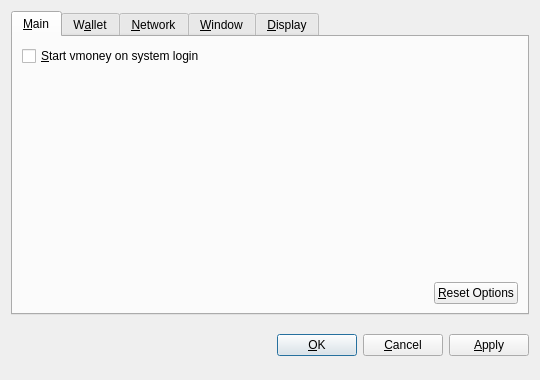
<?xml version="1.0" encoding="UTF-8"?>
<ui version="4.0">
 <class>OptionsDialog</class>
 <widget class="QDialog" name="OptionsDialog">
  <property name="geometry">
   <rect>
    <x>0</x>
    <y>0</y>
    <width>540</width>
    <height>380</height>
   </rect>
  </property>
  <property name="windowTitle">
   <string>Options</string>
  </property>
  <property name="modal">
   <bool>true</bool>
  </property>
  <layout class="QVBoxLayout" name="verticalLayout">
   <item>
    <widget class="QTabWidget" name="tabWidget">
     <property name="tabPosition">
      <enum>QTabWidget::North</enum>
     </property>
     <property name="currentIndex">
      <number>0</number>
     </property>
     <widget class="QWidget" name="tabMain">
      <attribute name="title">
       <string>&amp;Main</string>
      </attribute>
      <layout class="QVBoxLayout" name="verticalLayout_Main">
       <item>
        <widget class="QCheckBox" name="bitcoinAtStartup">
         <property name="toolTip">
          <string>Automatically start vmoney after logging in to the system.</string>
         </property>
         <property name="text">
          <string>&amp;Start vmoney on system login</string>
         </property>
        </widget>
       </item>
       <item>
        <spacer name="verticalSpacer_Main">
         <property name="orientation">
          <enum>Qt::Vertical</enum>
         </property>
         <property name="sizeHint" stdset="0">
          <size>
           <width>20</width>
           <height>40</height>
          </size>
         </property>
        </spacer>
       </item>
       <item>
        <layout class="QHBoxLayout" name="horizontalLayout_2_Main">
         <item>
          <spacer name="horizontalSpacer_2_Main">
           <property name="orientation">
            <enum>Qt::Horizontal</enum>
           </property>
           <property name="sizeHint" stdset="0">
            <size>
             <width>40</width>
             <height>20</height>
            </size>
           </property>
          </spacer>
         </item>
         <item>
          <widget class="QPushButton" name="resetButton">
           <property name="toolTip">
            <string>Reset all client options to default.</string>
           </property>
           <property name="text">
            <string>&amp;Reset Options</string>
           </property>
           <property name="autoDefault">
            <bool>false</bool>
           </property>
          </widget>
         </item>
        </layout>
       </item>
      </layout>
     </widget>
     <widget class="QWidget" name="tabWallet">
      <attribute name="title">
       <string>W&amp;allet</string>
      </attribute>
      <layout class="QVBoxLayout" name="verticalLayout_Network">
       <item>
        <widget class="QLabel" name="transactionFeeInfoLabel">
         <property name="text">
          <string>Optional transaction fee per kB that helps make sure your transactions are processed quickly. Most transactions are 1 kB.</string>
         </property>
         <property name="textFormat">
          <enum>Qt::PlainText</enum>
         </property>
         <property name="wordWrap">
          <bool>true</bool>
         </property>
        </widget>
       </item>
       <item>
        <layout class="QHBoxLayout" name="horizontalLayout_1_Main">
         <item>
          <widget class="QLabel" name="transactionFeeLabel">
           <property name="text">
            <string>Pay transaction &amp;fee</string>
           </property>
           <property name="textFormat">
            <enum>Qt::PlainText</enum>
           </property>
           <property name="buddy">
            <cstring>transactionFee</cstring>
           </property>
          </widget>
         </item>
         <item>
          <widget class="BitcoinAmountField" name="transactionFee"/>
         </item>
         <item>
          <spacer name="horizontalSpacer_1_Main">
           <property name="orientation">
            <enum>Qt::Horizontal</enum>
           </property>
           <property name="sizeHint" stdset="0">
            <size>
             <width>40</width>
             <height>20</height>
            </size>
           </property>
          </spacer>
         </item>
        </layout>
       </item>
       <item>
        <widget class="QLabel" name="label">
         <property name="text">
          <string>If you disable the spending of unconfirmed change, the change from a transaction cannot be used until that transaction has at least one confirmation. This also affects how your balance is computed.</string>
         </property>
         <property name="wordWrap">
          <bool>true</bool>
         </property>
        </widget>
       </item>
       <item>
        <widget class="QCheckBox" name="spendZeroConfChange">
         <property name="text">
          <string>Spend unconfirmed change  (experts only)</string>
         </property>
        </widget>
       </item>
       <item>
        <spacer name="verticalSpacer">
         <property name="orientation">
          <enum>Qt::Vertical</enum>
         </property>
         <property name="sizeHint" stdset="0">
          <size>
           <width>20</width>
           <height>40</height>
          </size>
         </property>
        </spacer>
       </item>
      </layout>
     </widget>
     <widget class="QWidget" name="tabNetwork">
      <attribute name="title">
       <string>&amp;Network</string>
      </attribute>
      <layout class="QVBoxLayout" name="verticalLayout_Network">
       <item>
        <widget class="QCheckBox" name="mapPortUpnp">
         <property name="toolTip">
          <string>Automatically open the vmoney client port on the router. This only works when your router supports UPnP and it is enabled.</string>
         </property>
         <property name="text">
          <string>Map port using &amp;UPnP</string>
         </property>
        </widget>
       </item>
       <item>
        <widget class="QCheckBox" name="connectSocks">
         <property name="toolTip">
          <string>Connect to the vmoney network through a SOCKS proxy (e.g. when connecting through Tor).</string>
         </property>
         <property name="text">
          <string>&amp;Connect through SOCKS proxy:</string>
         </property>
        </widget>
       </item>
       <item>
        <layout class="QHBoxLayout" name="horizontalLayout_Network">
         <item>
          <widget class="QLabel" name="proxyIpLabel">
           <property name="text">
            <string>Proxy &amp;IP:</string>
           </property>
           <property name="textFormat">
            <enum>Qt::PlainText</enum>
           </property>
           <property name="buddy">
            <cstring>proxyIp</cstring>
           </property>
          </widget>
         </item>
         <item>
          <widget class="QValidatedLineEdit" name="proxyIp">
           <property name="maximumSize">
            <size>
             <width>140</width>
             <height>16777215</height>
            </size>
           </property>
           <property name="toolTip">
            <string>IP address of the proxy (e.g. 127.0.0.1)</string>
           </property>
          </widget>
         </item>
         <item>
          <widget class="QLabel" name="proxyPortLabel">
           <property name="text">
            <string>&amp;Port:</string>
           </property>
           <property name="textFormat">
            <enum>Qt::PlainText</enum>
           </property>
           <property name="buddy">
            <cstring>proxyPort</cstring>
           </property>
          </widget>
         </item>
         <item>
          <widget class="QLineEdit" name="proxyPort">
           <property name="maximumSize">
            <size>
             <width>55</width>
             <height>16777215</height>
            </size>
           </property>
           <property name="toolTip">
            <string>Port of the proxy (e.g. 9050)</string>
           </property>
          </widget>
         </item>
         <item>
          <widget class="QLabel" name="socksVersionLabel">
           <property name="text">
            <string>SOCKS &amp;Version:</string>
           </property>
           <property name="textFormat">
            <enum>Qt::PlainText</enum>
           </property>
           <property name="buddy">
            <cstring>socksVersion</cstring>
           </property>
          </widget>
         </item>
         <item>
          <widget class="QValueComboBox" name="socksVersion">
           <property name="toolTip">
            <string>SOCKS version of the proxy (e.g. 5)</string>
           </property>
          </widget>
         </item>
         <item>
          <spacer name="horizontalSpacer_Network">
           <property name="orientation">
            <enum>Qt::Horizontal</enum>
           </property>
           <property name="sizeHint" stdset="0">
            <size>
             <width>40</width>
             <height>20</height>
            </size>
           </property>
          </spacer>
         </item>
        </layout>
       </item>
       <item>
        <spacer name="verticalSpacer_Network">
         <property name="orientation">
          <enum>Qt::Vertical</enum>
         </property>
         <property name="sizeHint" stdset="0">
          <size>
           <width>20</width>
           <height>40</height>
          </size>
         </property>
        </spacer>
       </item>
      </layout>
     </widget>
     <widget class="QWidget" name="tabWindow">
      <attribute name="title">
       <string>&amp;Window</string>
      </attribute>
      <layout class="QVBoxLayout" name="verticalLayout_Window">
       <item>
        <widget class="QCheckBox" name="minimizeToTray">
         <property name="toolTip">
          <string>Show only a tray icon after minimizing the window.</string>
         </property>
         <property name="text">
          <string>&amp;Minimize to the tray instead of the taskbar</string>
         </property>
        </widget>
       </item>
       <item>
        <widget class="QCheckBox" name="minimizeOnClose">
         <property name="toolTip">
          <string>Minimize instead of exit the application when the window is closed. When this option is enabled, the application will be closed only after selecting Quit in the menu.</string>
         </property>
         <property name="text">
          <string>M&amp;inimize on close</string>
         </property>
        </widget>
       </item>
       <item>
        <spacer name="verticalSpacer_Window">
         <property name="orientation">
          <enum>Qt::Vertical</enum>
         </property>
         <property name="sizeHint" stdset="0">
          <size>
           <width>20</width>
           <height>40</height>
          </size>
         </property>
        </spacer>
       </item>
      </layout>
     </widget>
     <widget class="QWidget" name="tabDisplay">
      <attribute name="title">
       <string>&amp;Display</string>
      </attribute>
      <layout class="QVBoxLayout" name="verticalLayout_Display">
       <item>
        <layout class="QHBoxLayout" name="horizontalLayout_1_Display">
         <item>
          <widget class="QLabel" name="langLabel">
           <property name="text">
            <string>User Interface &amp;language:</string>
           </property>
           <property name="textFormat">
            <enum>Qt::PlainText</enum>
           </property>
           <property name="buddy">
            <cstring>lang</cstring>
           </property>
          </widget>
         </item>
         <item>
          <widget class="QValueComboBox" name="lang">
           <property name="toolTip">
            <string>The user interface language can be set here. This setting will take effect after restarting vmoney.</string>
           </property>
          </widget>
         </item>
        </layout>
       </item>
       <item>
        <layout class="QHBoxLayout" name="horizontalLayout_2_Display">
         <item>
          <widget class="QLabel" name="unitLabel">
           <property name="text">
            <string>&amp;Unit to show amounts in:</string>
           </property>
           <property name="textFormat">
            <enum>Qt::PlainText</enum>
           </property>
           <property name="buddy">
            <cstring>unit</cstring>
           </property>
          </widget>
         </item>
         <item>
          <widget class="QValueComboBox" name="unit">
           <property name="toolTip">
            <string>Choose the default subdivision unit to show in the interface and when sending coins.</string>
           </property>
          </widget>
         </item>
        </layout>
       </item>
       <item>
        <widget class="QCheckBox" name="displayAddresses">
         <property name="toolTip">
          <string>Whether to show vmoney addresses in the transaction list or not.</string>
         </property>
         <property name="text">
          <string>&amp;Display addresses in transaction list</string>
         </property>
        </widget>
       </item>
       <item>
        <widget class="QCheckBox" name="coinControlFeatures">
         <property name="toolTip">
          <string>Whether to show coin control features or not.</string>
         </property>
         <property name="text">
          <string>Display coin &amp;control features (experts only!)</string>
         </property>
        </widget>
       </item>
       <item>
        <spacer name="verticalSpacer_Display">
         <property name="orientation">
          <enum>Qt::Vertical</enum>
         </property>
         <property name="sizeHint" stdset="0">
          <size>
           <width>20</width>
           <height>40</height>
          </size>
         </property>
        </spacer>
       </item>
      </layout>
     </widget>
    </widget>
   </item>
   <item>
    <layout class="QHBoxLayout" name="horizontalLayout_Buttons">
     <item>
      <spacer name="horizontalSpacer_1">
       <property name="orientation">
        <enum>Qt::Horizontal</enum>
       </property>
       <property name="sizeHint" stdset="0">
        <size>
         <width>40</width>
         <height>48</height>
        </size>
       </property>
      </spacer>
     </item>
     <item>
      <widget class="QLabel" name="statusLabel">
       <property name="font">
        <font>
         <weight>75</weight>
         <bold>true</bold>
        </font>
       </property>
       <property name="text">
        <string/>
       </property>
       <property name="textFormat">
        <enum>Qt::PlainText</enum>
       </property>
       <property name="wordWrap">
        <bool>true</bool>
       </property>
      </widget>
     </item>
     <item>
      <spacer name="horizontalSpacer_2">
       <property name="orientation">
        <enum>Qt::Horizontal</enum>
       </property>
       <property name="sizeHint" stdset="0">
        <size>
         <width>40</width>
         <height>48</height>
        </size>
       </property>
      </spacer>
     </item>
     <item>
      <widget class="QPushButton" name="okButton">
       <property name="text">
        <string>&amp;OK</string>
       </property>
      </widget>
     </item>
     <item>
      <widget class="QPushButton" name="cancelButton">
       <property name="text">
        <string>&amp;Cancel</string>
       </property>
       <property name="autoDefault">
        <bool>false</bool>
       </property>
      </widget>
     </item>
     <item>
      <widget class="QPushButton" name="applyButton">
       <property name="text">
        <string>&amp;Apply</string>
       </property>
       <property name="autoDefault">
        <bool>false</bool>
       </property>
      </widget>
     </item>
    </layout>
   </item>
  </layout>
 </widget>
 <customwidgets>
  <customwidget>
   <class>BitcoinAmountField</class>
   <extends>QSpinBox</extends>
   <header>bitcoinamountfield.h</header>
  </customwidget>
  <customwidget>
   <class>QValueComboBox</class>
   <extends>QComboBox</extends>
   <header>qvaluecombobox.h</header>
  </customwidget>
  <customwidget>
   <class>QValidatedLineEdit</class>
   <extends>QLineEdit</extends>
   <header>qvalidatedlineedit.h</header>
  </customwidget>
 </customwidgets>
 <resources/>
 <connections/>
</ui>
